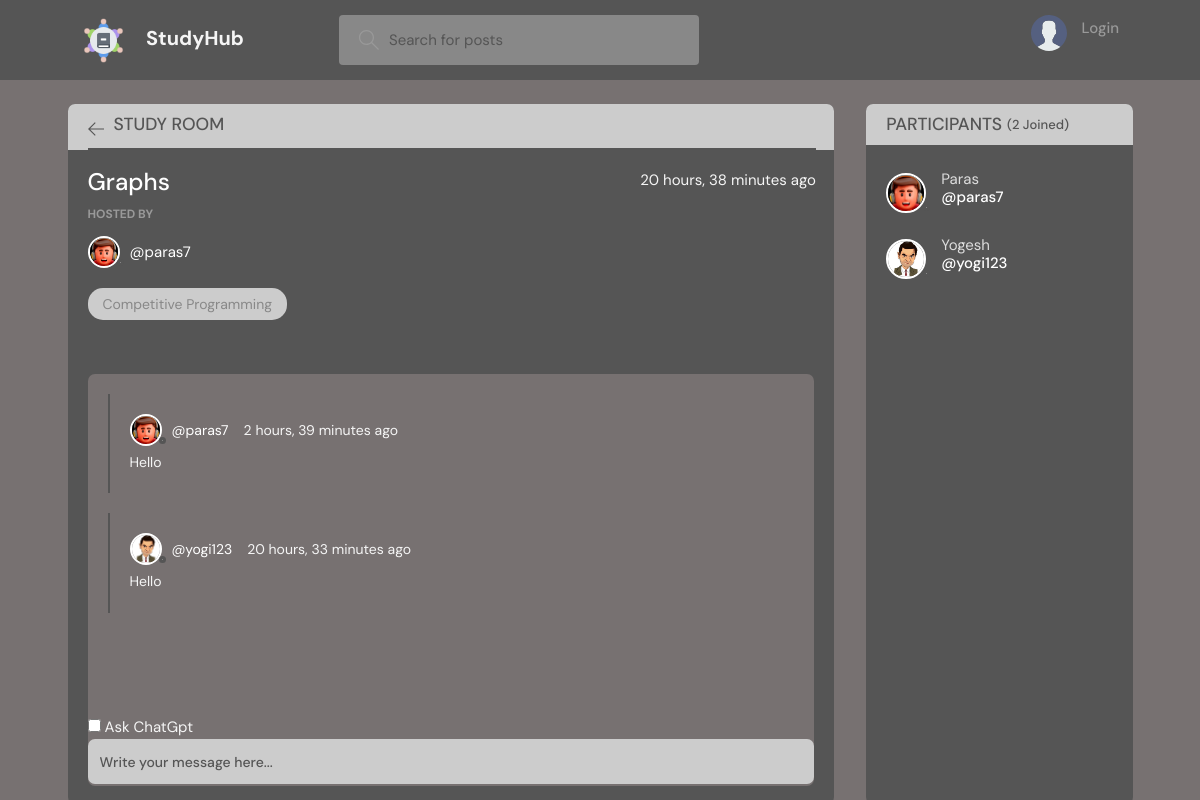
Page /room/2/ on the committed database.
### base/models.py (models this page shows, shortened)
class Room(models.Model):
    host = models.ForeignKey(User, on_delete=models.SET_NULL, null=True)
    topic = models.ForeignKey(Topic, on_delete=models.SET_NULL, null=True)
    name = models.CharField(max_length=200)
    description = models.TextField(null=True, blank=True)
    participants = models.ManyToManyField(
        User, related_name='participants', blank=True)
    updated = models.DateTimeField(auto_now=True)
    created = models.DateTimeField(auto_now_add=True)
    class Meta:
        ordering = ['-updated', '-created']

class User(AbstractUser):
    name = models.CharField(max_length=200, null=True)
    email = models.EmailField(unique=True, null=True)
    bio = models.TextField(null=True)
    avatar = models.ImageField(null=True, default="avatar.svg")
    USERNAME_FIELD = 'email'
    REQUIRED_FIELDS = []

class Topic(models.Model):
    name = models.CharField(max_length=200)
    def __str__(self):
        return self.name

class Message(models.Model):
    user = models.ForeignKey(User, on_delete=models.CASCADE)
    room = models.ForeignKey(Room, on_delete=models.CASCADE)
    body = models.TextField()
    updated = models.DateTimeField(auto_now=True)
    created = models.DateTimeField(auto_now_add=True)
    class Meta:
        ordering = ['-updated', '-created']

### base/views.py (the view, shortened to what this page needs)
# urls.py: path('room/<str:pk>/', views.room, name="room"),
def room(request, pk):
    room = Room.objects.get(id=pk)
    room_messages = room.message_set.all()
    participants = room.participants.all()
    context = {'room': room, 'room_messages': room_messages,
               'participants': participants}
    return render(request, 'base/room.html', context)

### base/templates/base/room.html (shortened to what this page needs)
{% extends 'main.html' %}
{% block content %}
<main class="profile-page layout layout--2">
  <div class="container">
    <div class="room">
      <div class="room__top">
        <div class="room__topLeft">
          <a href="{% url 'home' %}">
            <svg version="1.1" xmlns="http://www.w3.org/2000/svg" width="32" height="32" viewBox="0 0 32 32">
              <title>arrow-left</title>
              <path
                d="M13.723 2.286l-13.723 13.714 13.719 13.714 1.616-1.611-10.96-10.96h27.625v-2.286h-27.625l10.965-10.965-1.616-1.607z">
              </path>
            </svg>
          </a>
          <h3>Study Room</h3>
        </div>
      </div>
      <div class="room__box scroll">
        <div class="room__header scroll">
          <div class="room__info">
            <h3>{{room.name}}</h3>
            <span>{{room.created|timesince}} ago</span>
          </div>
          <div class="room__hosted">
            <p>Hosted By</p>
            <a href="{% url 'user-profile' room.host.id %}" class="room__author">
              <div class="avatar avatar--small">
                <img src="{{room.host.avatar.url}}" />
              </div>
              <span>@{{room.host.username}}</span>
            </a>
          </div>
          <span class="room__topics">{{room.topic}}</span>
        </div>
        <div class="room__conversation">
          <div class="threads scroll">
            {% for message in room_messages %}
            <div class="thread">
              <div class="thread__top">
                <div class="thread__author">
                  <a href="{% url 'user-profile' message.user.id %}" class="thread__authorInfo">
                    <div class="avatar avatar--small">
                      <img src="{{message.user.avatar.url}}" />
                    </div>
                    <span>@{{message.user.username}}</span>
                  </a>
                  <span class="thread__date">{{message.created|timesince}} ago</span>
                </div>
              </div>
              <div class="thread__details">
                {{message.body}}
              </div>
            </div>
            {% endfor %}
          </div>
        </div>
      </div>
      <div class="room__message" id="messg_entry" >
        <span id="gptchk">
        <input onchange="toggle()" type="checkbox"  name="gptchk" id="toggle">
        <label for="gptchk"> Ask ChatGpt</label>
        </span>
        <form action="" method="POST" id="gpton">
          <input  name="body" placeholder="Write your message here..." />
        </form>
      </div>
    </div>
    <div class="participants">
      <h3 class="participants__top">Participants <span>({{participants.count}} Joined)</span></h3>
      <div class="participants__list scroll">
        {% for user in participants %}
        <a href="{%  url 'user-profile' user.id %}" class="participant">
          <div class="avatar avatar--medium">
            <img src="{{user.avatar.url}}" />
          </div>
          <p>
            {{user.name}}
            <span>@{{user.username}}</span>
          </p>
        </a>
        {% endfor %}
      </div>
    </div>
  </div>
</main>
{% endblock content %}

### rows in the picture
Room: name "Graphs", created "20 hours, 38 minutes", host.avatar (picture), host.username "paras7", topic "Competitive Programming"
Message: user.avatar (picture), user.username "paras7", created "2 hours, 39 minutes", body "Hello"
Message: user.avatar (picture), user.username "yogi123", created "20 hours, 33 minutes", body "Hello"
User: avatar (picture), name "Paras", username "paras7"
User: avatar (picture), name "Yogesh", username "yogi123"

### other values in the picture
{{ participants.count }} "2"
